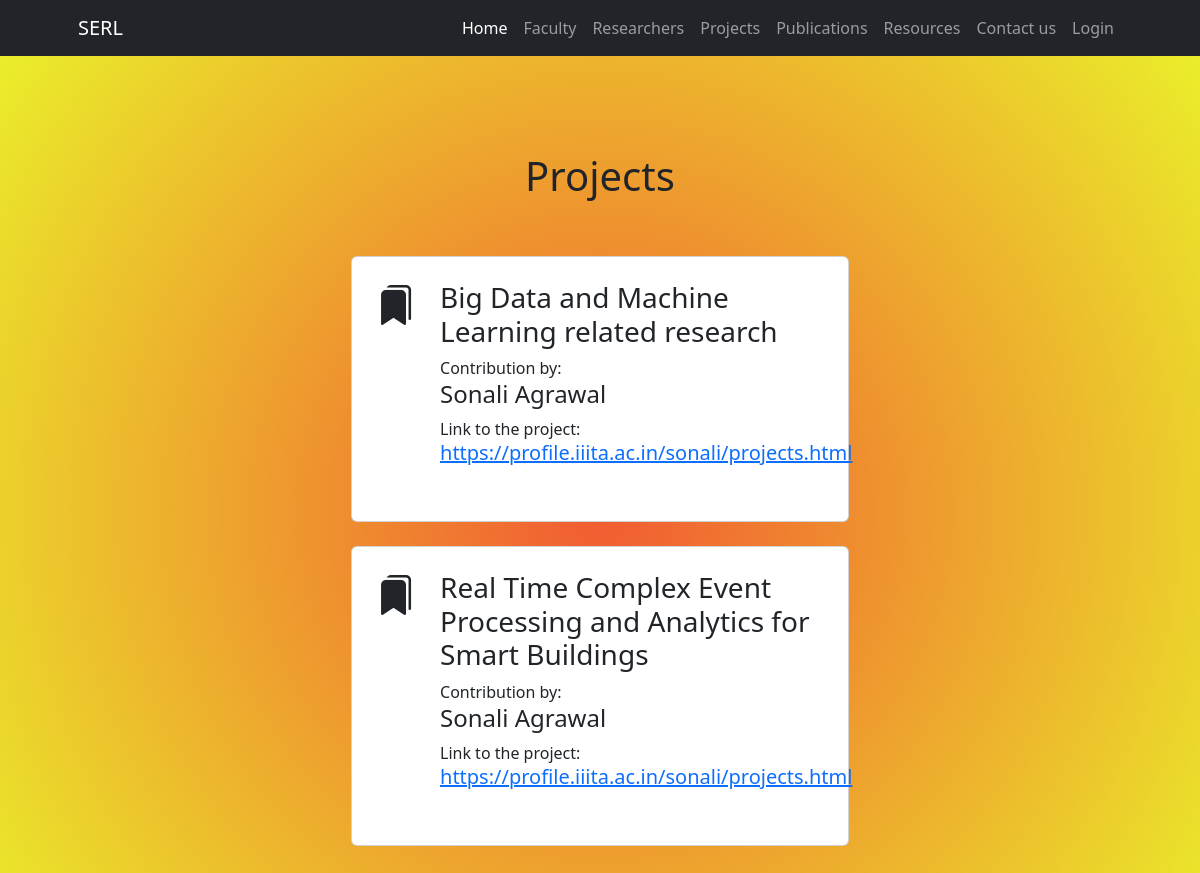
/frontProject.php, run on an earlier commit of the app's database.
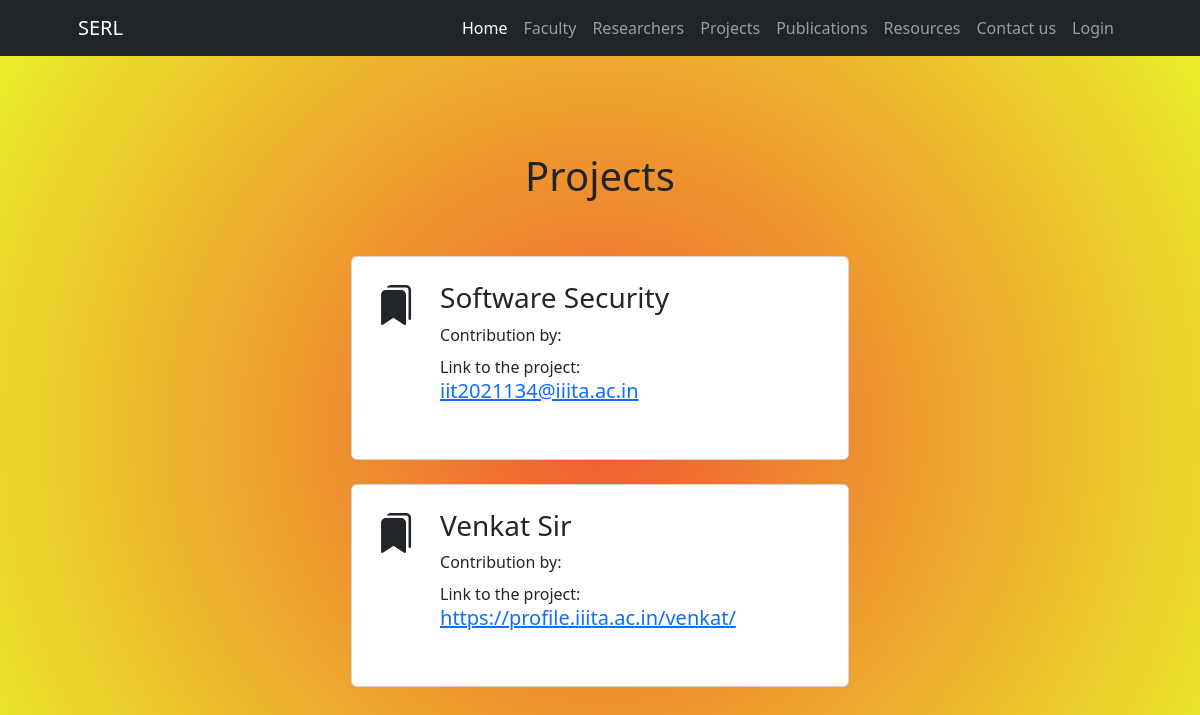
And on a later commit of the database.
### tables this page shows
CREATE TABLE `project` (
  `projectID` varchar(20) NOT NULL,
  `link` varchar(200) NOT NULL,
  `projectName` varchar(100) NOT NULL,
  `contributor` varchar(50) NOT NULL
);

### frontProject.php (the view, shortened to what this page needs)
<?php
    $conn=mysqli_connect('localhost','root','','serl') or die("Connection failed" .mysqli_connect_error());
    $query="SELECT * FROM project";
    $result=mysqli_query($conn,$query);
?>
<!DOCTYPE html>
<html lang="en">
<head>
        <link href="https://cdn.jsdelivr.net/npm/bootstrap-icons@1.4.1/font/bootstrap-icons.css" rel="stylesheet" />
        <link href="styles.css" rel="stylesheet" />
</head>
<body>
<nav class="navbar navbar-expand-lg navbar-dark bg-dark">
            <div class="container px-5">
                <a class="navbar-brand" href="#!">SERL</a>
                <div class="collapse navbar-collapse" id="navbarSupportedContent">
                    <ul class="navbar-nav ms-auto mb-2 mb-lg-0">
                        <li class="nav-item"><a class="nav-link active" aria-current="page" href="index.php">Home</a></li>
                        <li class="nav-item"><a class="nav-link" href="frontFaculty.php">Faculty</a></li>
                        <li class="nav-item"><a class="nav-link" href="frontResearcher.php">Researchers</a></li>
                        <li class="nav-item"><a class="nav-link" href="frontProject.php">Projects</a></li>
                        <li class="nav-item"><a class="nav-link" href="frontPublication.php">Publications</a></li>
                        <li class="nav-item"><a class="nav-link" href="resources.php">Resources</a></li>
                        <li class="nav-item"><a class="nav-link" href="contact.php">Contact us</a></li>
                        <li class="nav-item"><a class="nav-link" href="login.php">Login</a></li>
                    </ul>
                </div>
            </div>
        </nav>
    <section class="py-5 border-bottom" style="background: rgb(241,91,50);
background: radial-gradient(circle, rgba(241,91,50,1) 0%, rgba(234,238,42,1) 100%);">
            <div class="container px-5 my-5 px-5">
                <div class="row gx-5 justify-content-center">
                    <div class="col-lg-6">
                        <h1 class="proj">Projects</h1>
                        <br>
                        <br>
        <table style="width:100%">
            <?php
                while($row=mysqli_fetch_assoc($result)){
                ?>
                <div class="card mb-4">
                            <div class="card-body p-4">
                                <div class="d-flex">
                                    <div class="flex-shrink-0"><h1><i class="bi bi-bookmarks-fill"></i></h1></div>
                                    <div class="ms-4">
                                       <h3><?php echo $row['projectName'];?></h3>
                                       <?php echo "Contribution by: ";?>
                                       <h4><?php echo $row['contributor'];?></h4>
                                       <?php echo "Link to the project: ";?>
                                       <h5><a href="<?php echo $row['link'];?>"> <?php echo $row['link'];?></a></h5>
                                       <br>
                                    </div>
                                    </div>
                                </div>
                            </div>
                </div>
                <?php
                }
            ?>
                     </div>
        </section>
</body>
</html>

What changed in the data, as far as the page shows it:
removed project: projectName "Big Data and Machine Learning related research", contributor "Sonali Agrawal", link "https://profile.iiita.ac.in/sonali/projects.html"
removed project: projectName "Real Time Complex Event Processing and Analytics for Smart Buildings", contributor "Sonali Agrawal", link "https://profile.iiita.ac.in/sonali/projects.html"
added project: projectName "Software Security", link "iit2021134@iiita.ac.in"
added project: projectName "Venkat Sir", link "https://profile.iiita.ac.in/venkat/"
